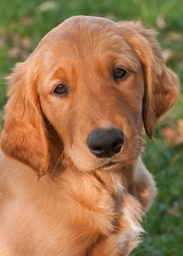
#> input picture workspace/dog.jpeg, 183 x 256 px, shrunk from 1024 x 1433 before the run, found by its file name
$ jupyter execute aa.ipynb   (older library calls are emulated)
#> lines starting #> are read from the running program, lines starting #| are printed output that depends on the picture; long printed decimals are rounded
[cell 1]
import numpy as np
from skimage import io
from skimage.util import random_noise
from skimage.metrics import peak_signal_noise_ratio
from matplotlib import pyplot as plt
from skimage.metrics import peak_signal_noise_ratio, structural_similarity

img = io.imread ("/Users/jiyoung/Desktop/univ/'23-2/Engineering Design/workspace/dog.jpeg")
#> img is the input picture: shape (256, 183, 3); mean R, G, B 157.9, 118.4, 79
img = img/255.0
image = img

from skimage.util import random_noise
# Step 1: Add salt and pepper noise
salt_pepper_image = random_noise(img, mode='s&p', amount=0.1)
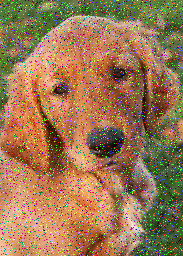
#> salt_pepper_image: shape (256, 183, 3) float64; mean R, G, B 0.608, 0.468, 0.329
#plt.imsave('salt_pepper_image.png', salt_pepper_image)

# Step 2: Add additive white Gaussian noise
mean = 0
var = 0.01
std = np.sqrt(var)
gaussian_noise = np.random.normal(mean, std, salt_pepper_image.shape)
noisy_image = salt_pepper_image + gaussian_noise
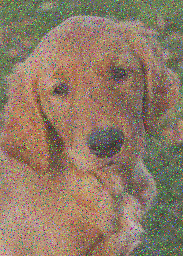
#> noisy_image: shape (256, 183, 3) float64; mean R, G, B 0.608, 0.469, 0.329; drawn with min black and max white

# Clip the pixel values to be in the [0, 1] range
noisy_image = np.clip(noisy_image, 0., 1.0)
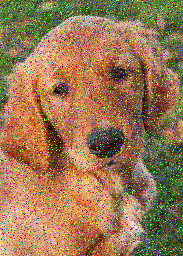
#> noisy_image: shape (256, 183, 3) float64; mean R, G, B 0.607, 0.469, 0.33
#plt.imsave('noisy_image.png', noisy_image)
plt.imshow(noisy_image)

[cell 2]
print("**원본 이미지, 원본 psnr 비교**")
print("PSNR :", peak_signal_noise_ratio(img, image))
#| PSNR : inf

print("**원본 이미지, s&p image psnr 비교**")
print("PSNR :", peak_signal_noise_ratio(img, salt_pepper_image))
#| PSNR : 15.283

print("**원본 이미지, s&p noise image + WG noise image 비교**")
print("PSNR :", peak_signal_noise_ratio(img, noisy_image))
#| PSNR : 14.587

[cell 3]
# [18 lines of commented-out code are left out]

[cell 4]
def median_filter(img, filter_size=(3, 3), stride=3):
#> called with filter_size = (3, 3), stride = 1
    img_shape = np.shape(img)
#> img_shape = (256, 183, 3)
    result_shape = tuple(np.int64((np.array(img_shape[:2]) - np.array(filter_size)) / stride) + 1) + (img_shape[2],)
#> result_shape = (254, 181, 3)
    result = np.zeros(result_shape)

    for h in range(0, result_shape[0], stride):
        for w in range(0, result_shape[1], stride):
            for c in range(img_shape[2]):
                tmp = img[h:h + filter_size[0], w:w + filter_size[1], c].ravel()
                tmp = np.sort(tmp)
                result[h, w, c] = tmp[int(len(tmp) / 2)]
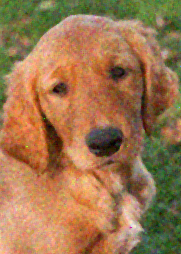
#> result: shape (254, 181, 3) float64; mean R, G, B 0.622, 0.465, 0.311

    return result

# Apply median filter to color image
median_image = median_filter(noisy_image, filter_size=(3, 3), stride=1)
plt.imshow(median_image)

[cell 5]
#Gaussian Filter

def gaussian_kernel(k_size, sigma):
    size = k_size//2
    y, x = np.ogrid[-size:size+1, -size:size+1]
    filter = 1/(2*np.pi * (sigma**2)) * np.exp(-1 *(x**2 + y**2) /(2*(sigma**2)))
    sum = filter.sum()
    filter /= sum
    return filter

def padding(img, k_size):
    pad_size = k_size//2
    rows, cols, ch = img.shape

    res = np.zeros((rows + (2*pad_size), cols+(2*pad_size), ch), dtype=np.float)

    if pad_size == 0:
        res = img.copy()
    else:
        res[pad_size:-pad_size, pad_size:-pad_size] = img.copy()
    return res

def gaussian_filtering(img, k_size=3,sigma=1):
    rows, cols, channels = img.shape
    filter = gaussian_kernel(k_size, sigma)
    pad_img = padding(img,k_size)
    filtered_img = np.zeros((rows, cols, channels), dtype=np.float32)

    for ch in range(0, channels):
        for i in range(rows):
            for j in range(cols):
                filtered_img[i, j, ch] = np.sum(filter * pad_img[i:i+k_size, j:j+k_size, ch])

    return filtered_img

from skimage.metrics import peak_signal_noise_ratio, structural_similarity

plt.figure(figsize=(12,12))
row = 3
col = 3

for i in range(0, 3):
    for j in range(0,3):
        plt.subplot(3, 3, 1+ i*3 + j)
        k_size = 3+2*i
        sigma = 3*j + 1
        res = gaussian_filtering(noisy_image, k_size = k_size, sigma = sigma)
        title = "k size : " + str(k_size) + ",  sigma = " + str(sigma)
        plt.title(title)
        plt.imshow(res)
        print("PSNR :", peak_signal_noise_ratio(img, res))
#> this loop made 3 passes
#| PSNR : 22.610
#| PSNR : 22.817
#| PSNR : 22.810
#| PSNR : 23.721
#| PSNR : 24.333
#| PSNR : 24.277
#| PSNR : 23.796
#| PSNR : 24.139
#| PSNR : 23.980
#> pass 1, in gaussian_filtering, `pad_img = padding(img,k_size)`:
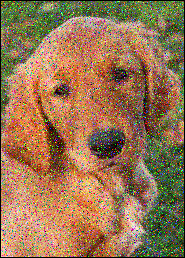
#> pad_img: shape (258, 185, 3) float64; mean R, G, B 0.596, 0.461, 0.324
#> pass 2, in gaussian_filtering (call 4), `pad_img = padding(img,k_size)`:
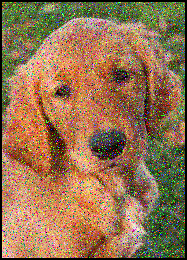
#> pad_img: shape (260, 187, 3) float64; mean R, G, B 0.585, 0.452, 0.318
#> pass 3, in gaussian_filtering (call 7), `pad_img = padding(img,k_size)`:
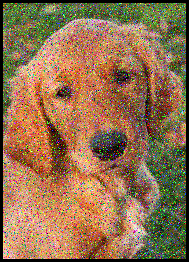
#> pad_img: shape (262, 189, 3) float64; mean R, G, B 0.574, 0.444, 0.312
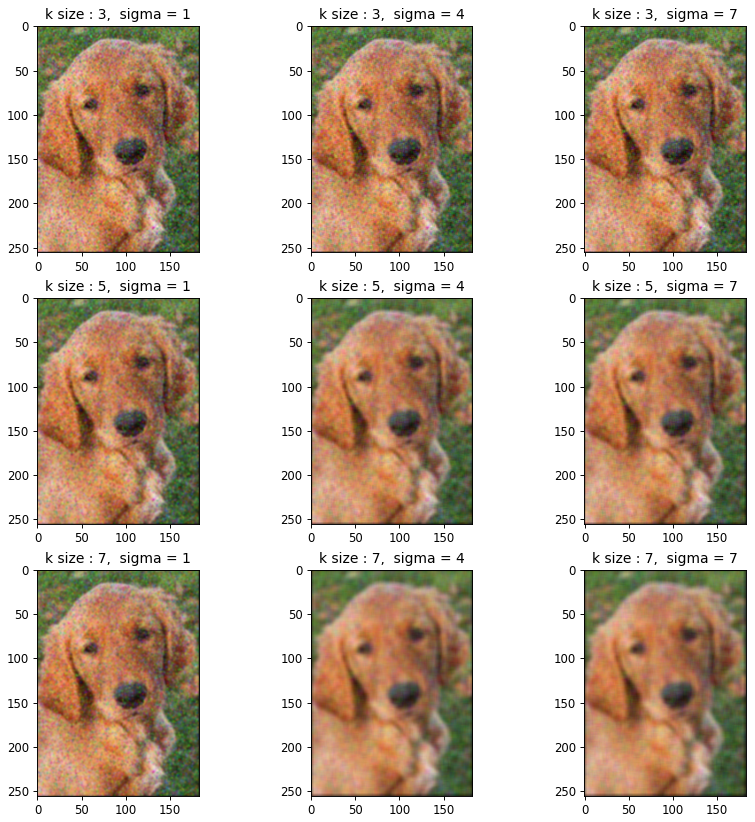
#> figure drawn by matplotlib, 9 panels

[cell 6]
from skimage.transform import resize
from skimage.metrics import peak_signal_noise_ratio

# Ensure noisy_image and median_image are in the correct range (0, 1)
noisy_image = np.clip(noisy_image, 0., 1.)

# Resize img to the size of median_image
img_resized = resize(img, median_image.shape[:2], mode='constant', anti_aliasing=True)

# Calculate PSNR
psnr_value = peak_signal_noise_ratio(img_resized, median_image)
#> psnr_value = 25.36

# Print PSNR
print("**원본 이미지, median filter 적용 사진 비교**")
print("PSNR:", psnr_value)
#| PSNR: 25.356
